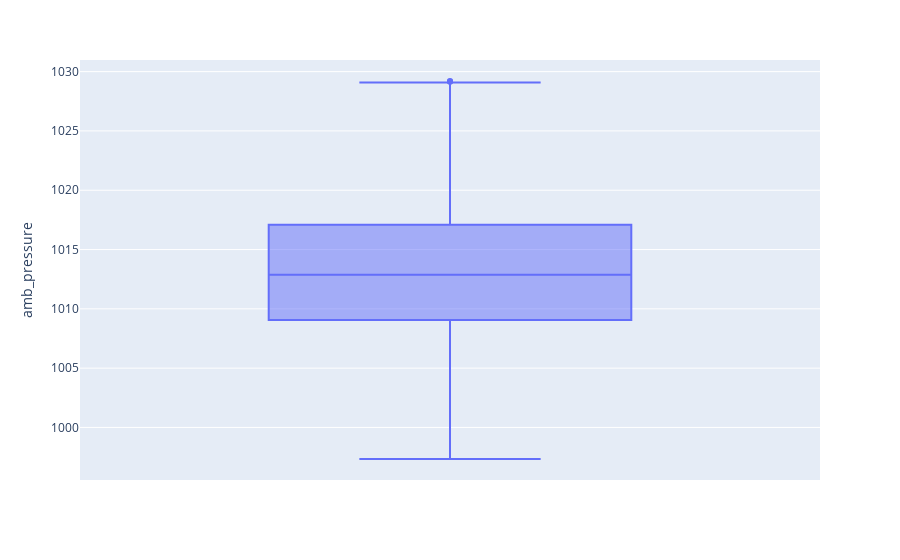

Write notebook code for a chart like this one.
### Code cell
import plotly.express as px
fig = px.box(df, y="amb_pressure")
fig.show()

### Figure 1 — Plotly figure (JSON) as saved in the notebook; plotly's stock layout.template omitted (floating-point values rounded to 4 significant figures; data arrays with more than 128 entries replaced by an {"elided": "..."} marker saying what was removed)
{"data": [{"alignmentgroup": "True", "hovertemplate": "amb_pressure=%{y}<extra></extra>", "legendgroup": "", "marker": {"color": "#636efa"}, "name": "", "notched": false, "offsetgroup": "", "orientation": "v", "showlegend": false, "type": "box", "x0": " ", "xaxis": "x", "y": {"elided": "9420 float values"}, "y0": " ", "yaxis": "y"}], "layout": {"boxmode": "group", "legend": {"tracegroupgap": 0}, "margin": {"t": 60}, "xaxis": {"anchor": "y", "domain": [0, 1]}, "yaxis": {"anchor": "x", "domain": [0, 1], "title": {"text": "amb_pressure"}}}}
